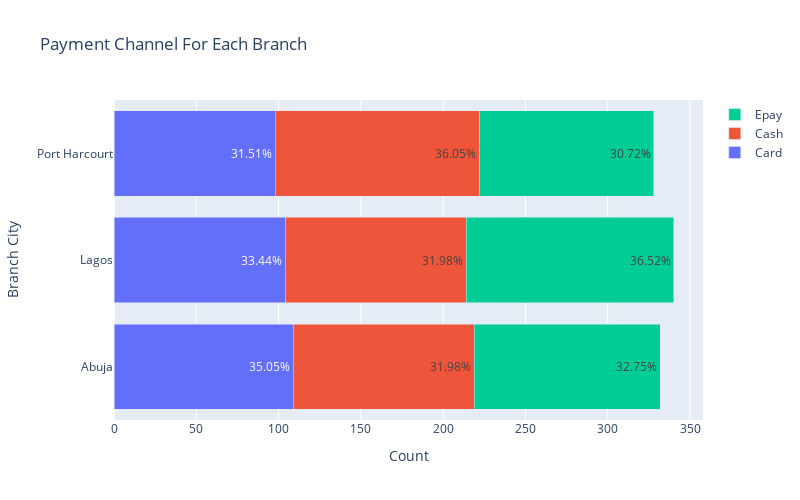

Notebook cell for this chart:
### Markdown cell above
# Payment Channel For Each Branch

### Code cell
import pandas as pd
import plotly.graph_objects as go

grouped_df = df.groupby(['Payment', 'City']).size().reset_index(name='count')

fig = go.Figure()

for payment in grouped_df['Payment'].unique():
    payment_df = grouped_df[grouped_df['Payment'] == payment]
    total_counts = payment_df['count'].sum()
    payment_df['percentage'] = (payment_df['count'] / total_counts) * 100
    
    fig.add_trace(go.Bar(
        y=payment_df['City'],
        x=payment_df['count'],
        text=payment_df['percentage'].round(2).astype(str) + '%',
        name=payment,
        orientation='h',
    ))

fig.update_layout(
    title='Payment Channel For Each Branch',
    yaxis=dict(title='Branch City'),
    xaxis=dict(title='Count'),
    barmode='stack',
    height=500,
    width=800
)

fig.show()

### Figure 1 — Plotly figure (JSON) as saved in the notebook; plotly's stock layout.template omitted (floating-point values rounded to 4 significant figures)
{"data": [{"name": "Card", "orientation": "h", "text": ["35.05%", "33.44%", "31.51%"], "type": "bar", "x": [109, 104, 98], "y": ["Abuja", "Lagos", "Port Harcourt"]}, {"name": "Cash", "orientation": "h", "text": ["31.98%", "31.98%", "36.05%"], "type": "bar", "x": [110, 110, 124], "y": ["Abuja", "Lagos", "Port Harcourt"]}, {"name": "Epay", "orientation": "h", "text": ["32.75%", "36.52%", "30.72%"], "type": "bar", "x": [113, 126, 106], "y": ["Abuja", "Lagos", "Port Harcourt"]}], "layout": {"barmode": "stack", "height": 500, "title": {"text": "Payment Channel For Each Branch"}, "width": 800, "xaxis": {"title": {"text": "Count"}}, "yaxis": {"title": {"text": "Branch City"}}}}
